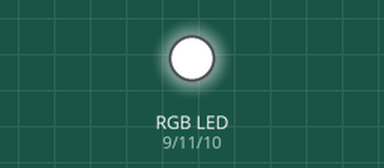
The sketch below on a simulated Arduino Uno, built with avr-gcc and run on an emulated ATmega328P. Shown: an RGB LED mixed from three pins (HIGH = lit). Dim RGB values are drawn brighter than linear.

Above: at 0.05 s.
At 1.75 s:
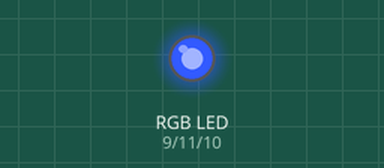
At 2.6 s:
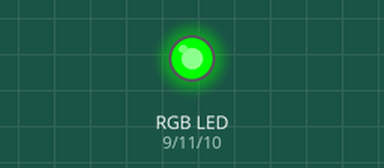
At 3.5 s:
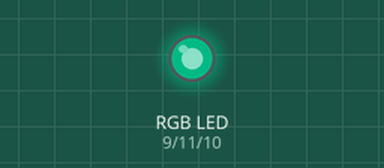
At 5.25 s:
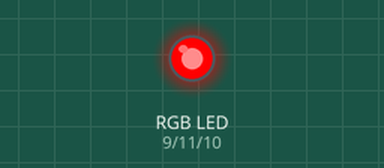
At 7.0 s:
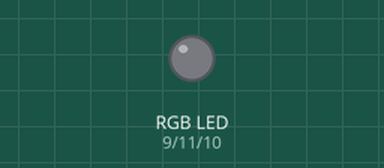
Timing chart, 0 to 9.1 s (numbered marks = the images above):
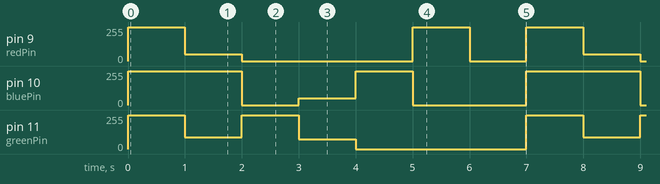

Measured:
- by itself, pin 9 (redPin): repeats every 7.0 s: 50/255 1.0 s, 0/255 3.0 s, 255/255 1.0 s, 0/255 1.0 s, 255/255 1.0 s
- by itself, pin 10 (bluePin): repeats every 7.0 s: 0/255 1.0 s, 52/255 1.0 s, 255/255 1.0 s, 0/255 2.0 s, 255/255 2.0 s
- by itself, pin 11 (greenPin): repeats every 7.0 s: 90/255 1.0 s, 255/255 1.0 s, 73/255 1.0 s, 0/255 3.0 s, 255/255 1.0 s

The sketch:

ej_2.ino
```cpp
const int redPin = 9;
const int greenPin = 11;
const int bluePin = 10;

void setup() {
  pinMode(redPin, OUTPUT);
  pinMode(greenPin, OUTPUT);
  pinMode(bluePin, OUTPUT);
}

void loop() {

  // Apagado
  set_rgb(0,0,0);
  delay(1000);

  // Naranja
  set_rgb(205,165,0);
  delay(1000);

  // Magenta
  set_rgb(255,0,255);
  delay(1000);

  // Rosa
  set_rgb(255,182,203);
  delay(1000);

  // Amarillo
  set_rgb(255,255,0);
  delay(1000);

  // Cian
  set_rgb(0,255,255);
  delay(1000);

  // blanco
  set_rgb(255,255,255);
  delay(1000);
}

void set_led(int r, int g, int b){

  if (r){
    digitalWrite(redPin, LOW);
  } else {
    digitalWrite(redPin, HIGH);
  }

  if (g){
    digitalWrite(greenPin, LOW);
  } else {
    digitalWrite(greenPin, HIGH);
  }

  if (b){
    digitalWrite(bluePin, LOW);
  } else {
    digitalWrite(bluePin, HIGH);
  }

}

void set_rgb(int r, int g, int b){
  r = 255 - r;
  g = 255 - g;
  b = 255 - b;

  analogWrite(redPin, r);
  analogWrite(greenPin, g);
  analogWrite(bluePin, b);
}
```
